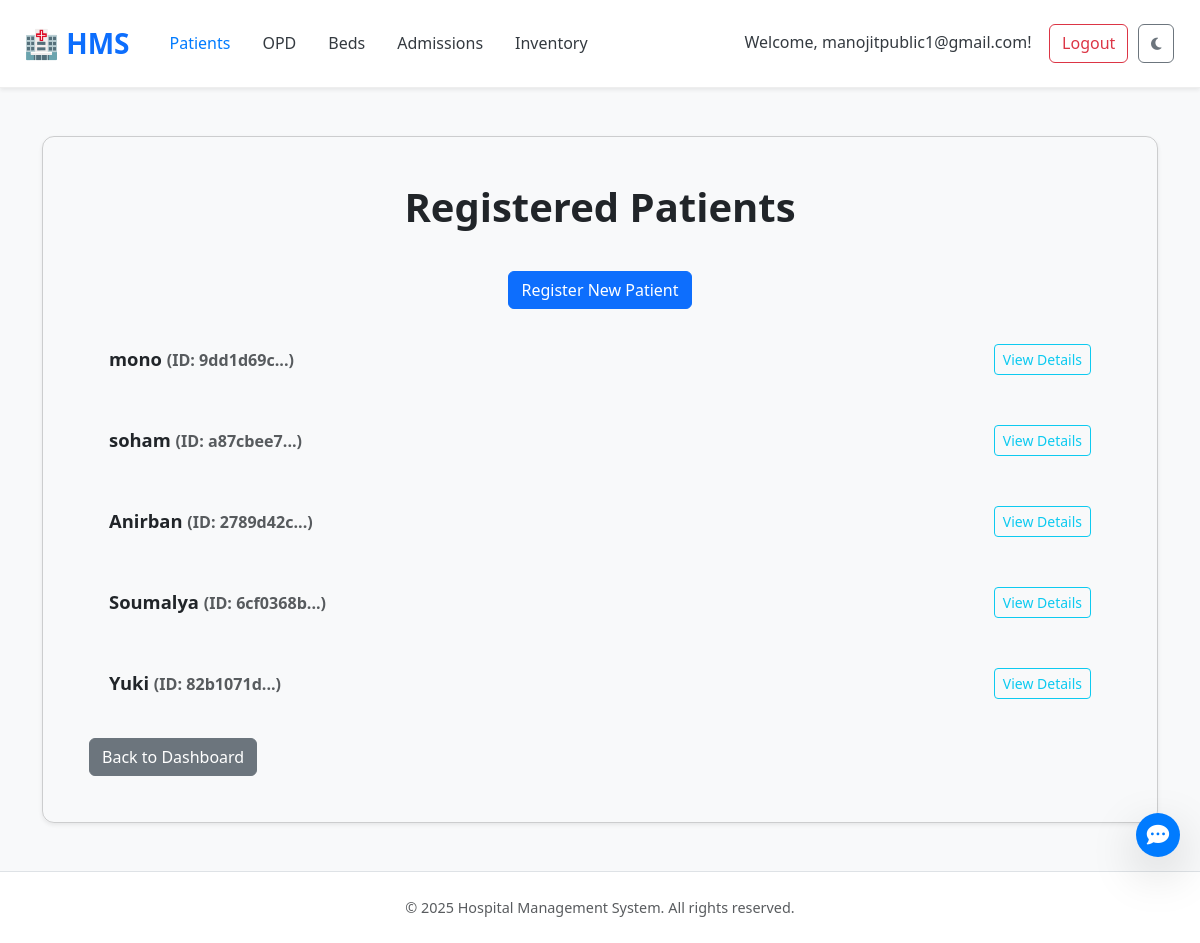
/patients (signed in), run on an earlier commit of the app's database.
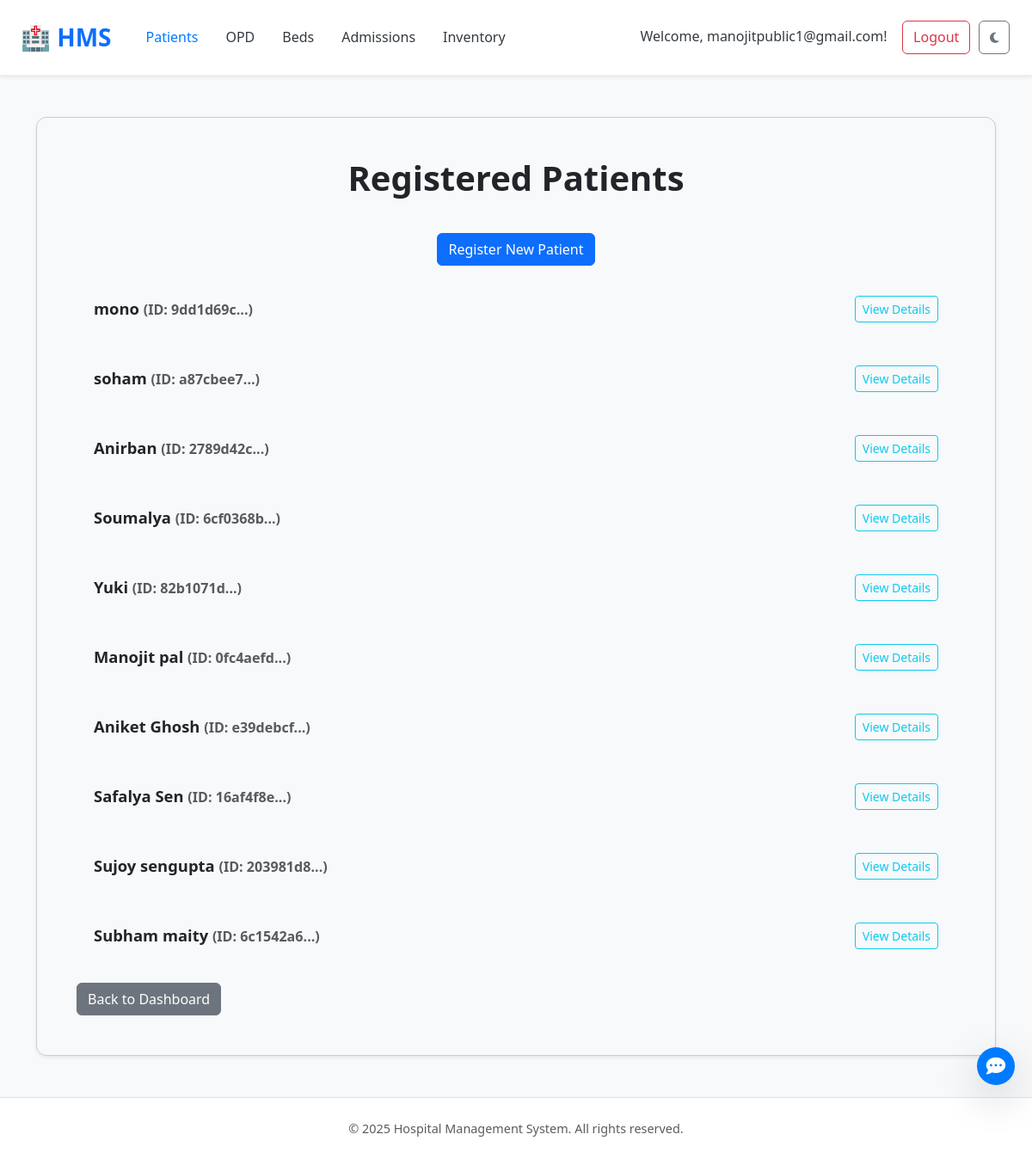
And on a later commit of the database.
### tables this page shows
CREATE TABLE patients (
    patient_id TEXT PRIMARY KEY,
    name TEXT NOT NULL,
    age INTEGER,
    gender TEXT,
    contact_number TEXT,
    address TEXT,
    emergency_contact TEXT,
    blood_group TEXT,
    medical_history TEXT
);

### app.py (the view)
@app.route('/patients')
def list_patients():
    conn = get_db()
    patients = conn.execute("SELECT * FROM patients").fetchall()
    close_db(conn)
    return render_template('list_patients.html', patients=patients)

### app.py (called while the page is built)
def get_db():
    conn = sqlite3.connect(DATABASE)
    conn.row_factory = sqlite3.Row
    return conn

### templates/list_patients.html (shortened to what the changed rows need)
<!DOCTYPE html>
<html lang="en">
<head>
    <link href="https://cdn.jsdelivr.net/npm/bootstrap@5.3.3/dist/css/bootstrap.min.css" rel="stylesheet">
    <link href="https://cdn.jsdelivr.net/npm/aos@2.3.4/dist/aos.css" rel="stylesheet">
    <link rel="stylesheet" href="https://cdnjs.cloudflare.com/ajax/libs/font-awesome/6.5.0/css/all.min.css" />
    <link rel="stylesheet" href="{{ url_for('static', filename='style.css') }}">
    <link rel="stylesheet" href="{{ url_for('static', filename='index_style.css') }}">
</head>
<body {% if g.get('theme')=='dark' %}data-bs-theme="dark" {% endif %}>
    <div class="container my-5">
        <div class="patient-list-container card shadow-sm">
            <div class="card-body">
                <h1>Registered Patients</h1>
                {% if patients | length == 0 %}
                <p class="text-center text-muted">No registered patients found.</p>
                {% else %}
                {% for patient in patients %}
                <div class="patient-entry" data-patient-id="{{ patient['patient_id'] }}">
                    <div class="patient-entry-header">
                        <h5>{{ patient['name'] }} <small class="text-muted">(ID: {{ patient['patient_id'][:8] }}...)</small></h5>
                        <button class="btn btn-sm btn-outline-info toggle-details-btn" type="button"
                                data-bs-toggle="collapse"
                                data-bs-target="#patientDetails_{{ patient['patient_id'] }}"
                                aria-expanded="false"
                                aria-controls="patientDetails_{{ patient['patient_id'] }}">
                        </button>
                    </div>
                </div>
                {% endfor %}
                {% endif %}
            </div>
        </div>
    </div>
</body>
</html>

What changed in the data, as far as the page shows it:
added patients: name "Manojit pal", patient "0fc4aefd"
added patients: name "Aniket Ghosh", patient "e39debcf"
added patients: name "Safalya Sen", patient "16af4f8e"
added patients: name "Sujoy sengupta", patient "203981d8"
added patients: name "Subham maity", patient "6c1542a6"
